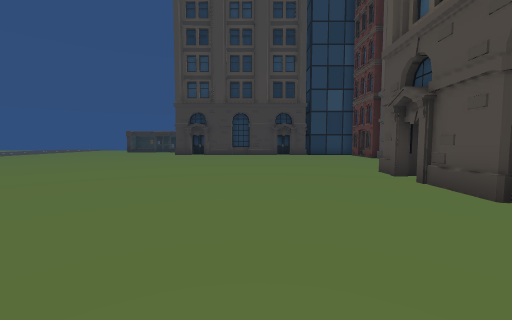
[1] (above)

23 first-person views from a walk through a Unity game level. The camera is 1.5 m above the floor, tilts 4° down and sees 90° across. The floor is counted in squares, 2 m on a side. Each view is taken from the middle of a square. On the plan, view 1 faces up. The plan holds only what a view shows up to about 9 squares ahead; the rest is blank. The place goes on beyond the plan.

[2]
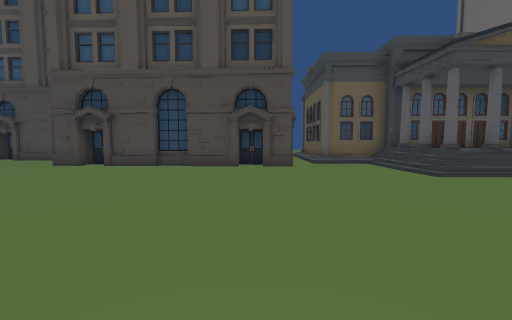

[3]
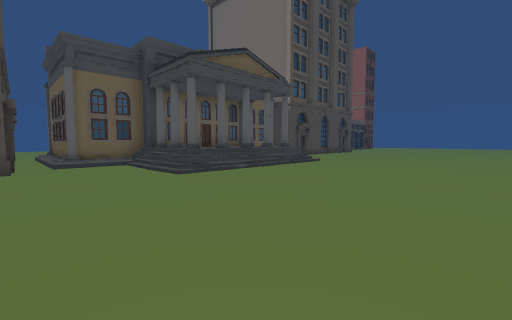

[4]
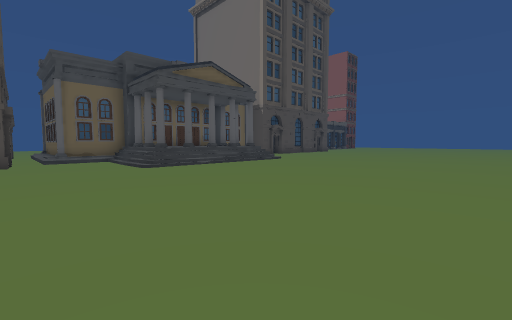

[5]
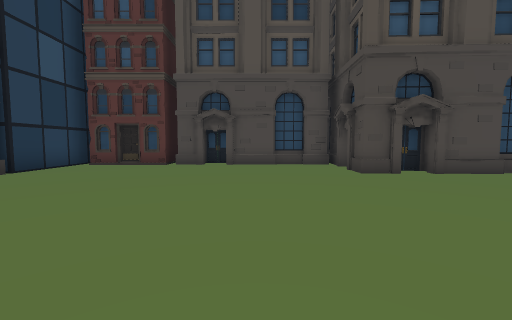

[6]
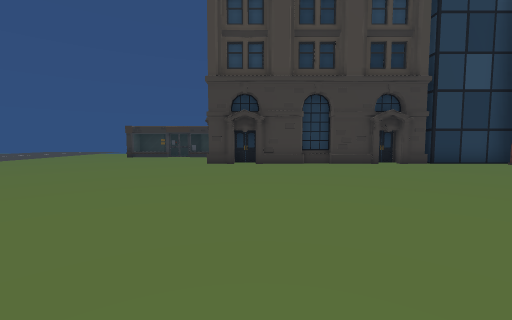

[7]
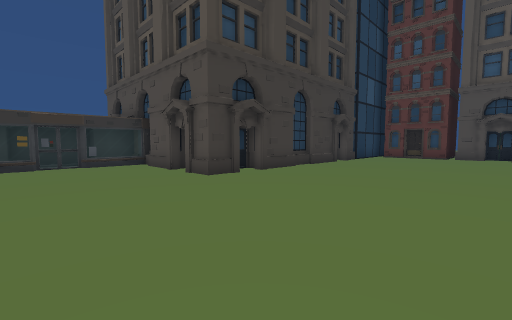

[8]
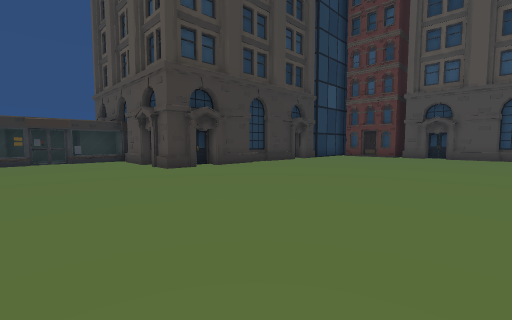

[9]
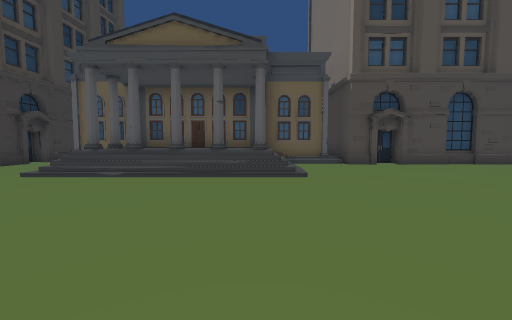

[10]
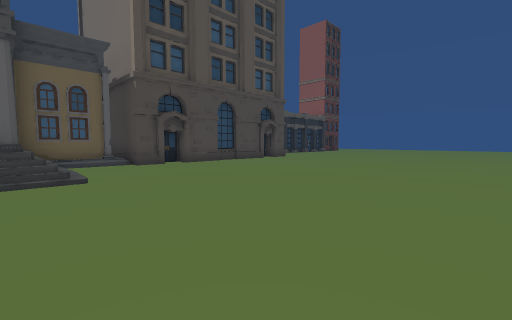

[11]
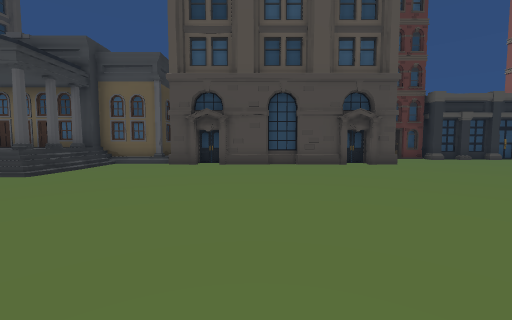

[12]
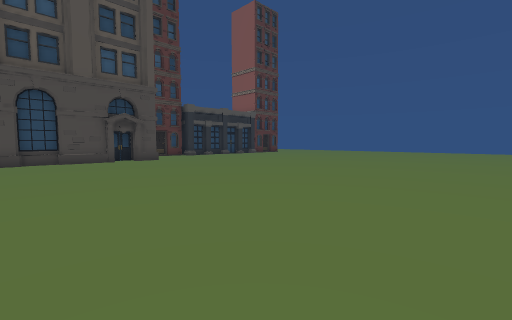

[13]
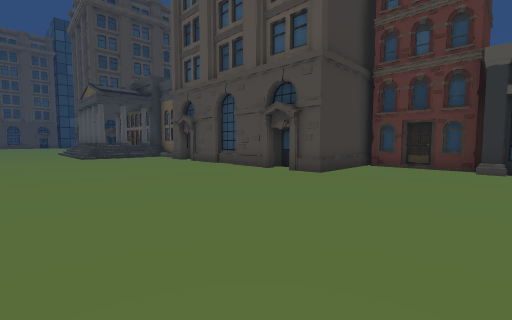

[14]
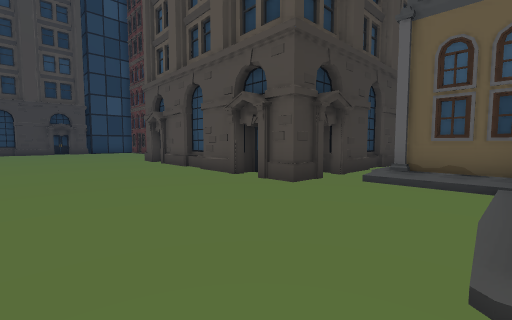

[15]
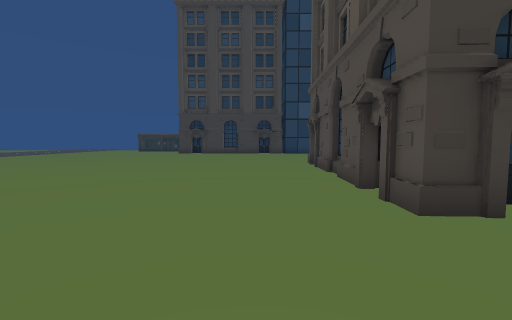

[16]
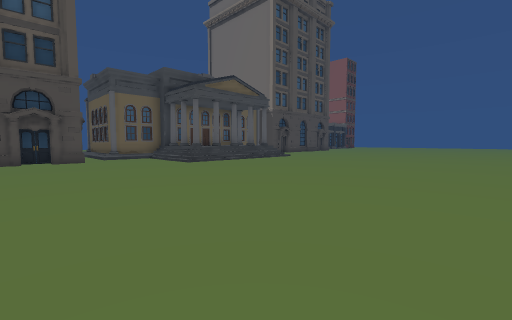

[17]
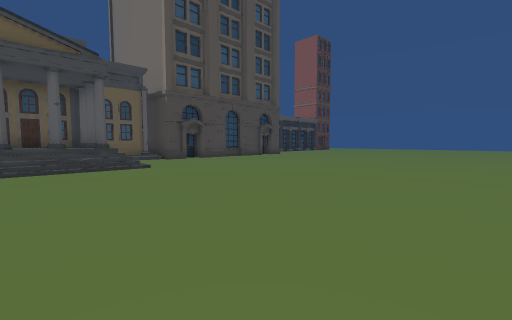

[18]
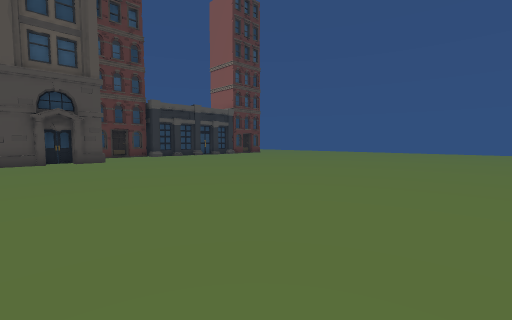

[19]
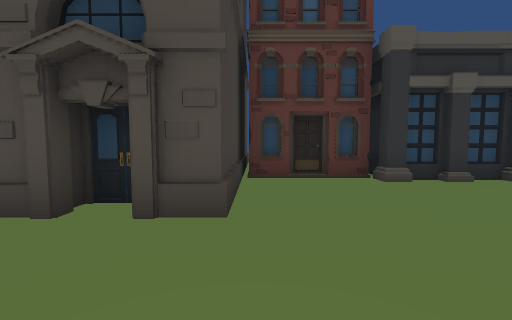

[20]
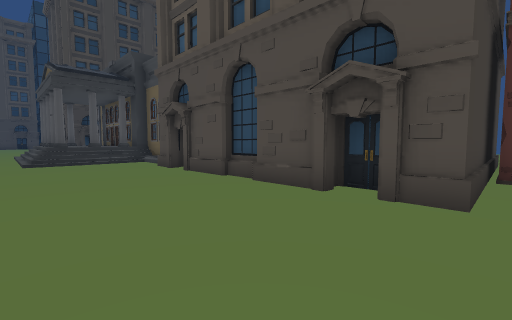

[21]
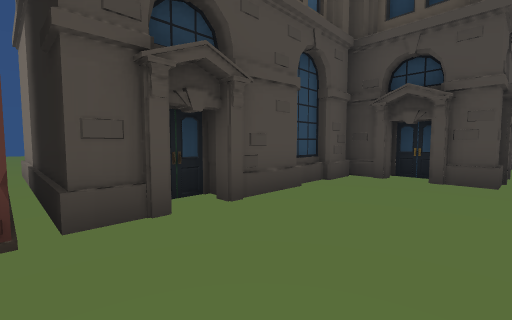

[22]
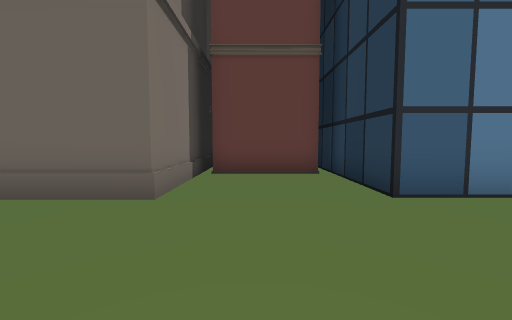

[23]
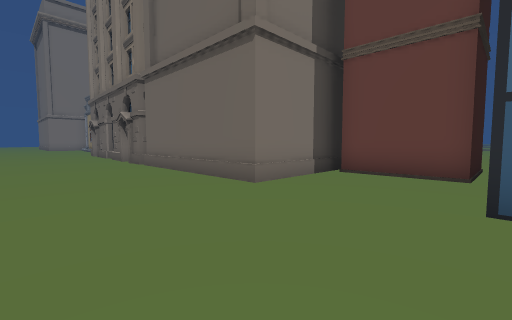

### Floor plan
Key: @ floor where view 1 was taken; # wall or solid block; x gap in a wall; . main floor; : floor 1.25 m higher than the main floor; / step, stairs or slope; = window, fence, low wall or low ledge; v drop or lower ground; O other object.
Columns run from 8 left of view 1 to 14 right of it. Each row starts with its distance up from view 1.
 20 #####
 19 =#==#
 18 ....#
 17 ....#             #
 16 ....##            #.
 15 ....###############....
 14 ..............OOO......
 13 ..............O.O......
 12 ..............###......
 11 ..............# ###....
 10 ..............#   #....
  9 ..............#   #....
  8 ..............#   #....
  7  .............#   #....
  6   ..........###   #....
  5  ...........#      ....
  4  ..........##        ..
  3   .........#
  2    ........#
  1 ...........##
  0 ........@..###
 -1 ...........#.####
 -2 ............////
 -3 ............/##
 -4 .........////#
 -5 ........./=:#
 -6 .........v::#
 -7 .........x::#
 -8 .........v::#
 -9 ........./=:#
-10 .........////#
-11 ............/#
-12  ...........##
-13  ...........#
-14  ...........#
-15  ...........#
-16  ...........#
-17  ...........#
-18  ...........#
-19  ...........####  ##
-20  ..............###
-21  ..............O
-22  ..............OO
-23  .............##

Where each view was taken, in squares from view 1:
view 1: 0 up, 0 right, facing up
view 2: 0 up, 5 left, facing right
view 3: 1 down, 5 left, facing down-right
view 4: 1 down, 7 left, facing down-right
view 5: 9 up, 3 left, facing right
view 6: 6 up, 3 left, facing up
view 7: 10 up, 8 left, facing up-right
view 8: 8 up, 8 left, facing up-right
view 9: 9 down, 5 left, facing right
view 10: 9 down, 5 left, facing down-right
view 11: 15 down, 5 left, facing right
view 12: 15 down, 7 left, facing down-right
view 13: 23 down, 2 left, facing up-right
view 14: 4 down, 1 left, facing up-right
view 15: 4 down, 1 right, facing up
view 16: 1 up, 8 left, facing down-right
view 17: 7 down, 7 left, facing down-right
view 18: 17 down, 7 left, facing down-right
view 19: 20 down, 1 right, facing right
view 20: 20 down, 0 right, facing up-right
view 21: 12 up, 3 right, facing down-right
view 22: 13 up, 14 right, facing left
view 23: 15 up, 14 right, facing down-left
